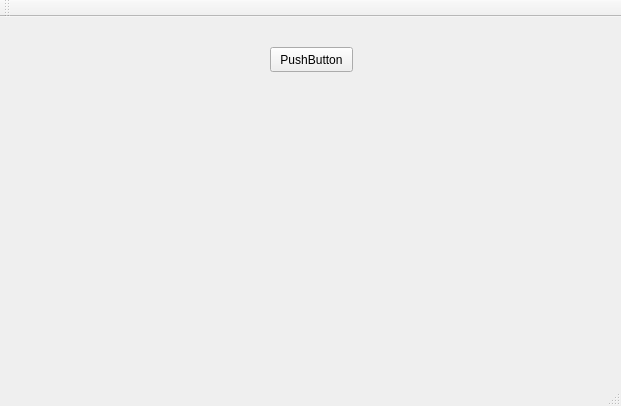
<?xml version="1.0" encoding="UTF-8"?>
<ui version="4.0">
 <class>MainWindow</class>
 <widget class="QMainWindow" name="MainWindow">
  <property name="geometry">
   <rect>
    <x>0</x>
    <y>0</y>
    <width>621</width>
    <height>406</height>
   </rect>
  </property>
  <property name="mouseTracking">
   <bool>true</bool>
  </property>
  <property name="windowTitle">
   <string>MainWindow</string>
  </property>
  <widget class="QWidget" name="centralWidget">
   <widget class="QPushButton" name="pushButton">
    <property name="geometry">
     <rect>
      <x>270</x>
      <y>30</y>
      <width>83</width>
      <height>25</height>
     </rect>
    </property>
    <property name="text">
     <string>PushButton</string>
    </property>
   </widget>
  </widget>
  <widget class="QMenuBar" name="menuBar">
   <property name="geometry">
    <rect>
     <x>0</x>
     <y>0</y>
     <width>621</width>
     <height>22</height>
    </rect>
   </property>
  </widget>
  <widget class="QToolBar" name="mainToolBar">
   <attribute name="toolBarArea">
    <enum>TopToolBarArea</enum>
   </attribute>
   <attribute name="toolBarBreak">
    <bool>false</bool>
   </attribute>
  </widget>
  <widget class="QStatusBar" name="statusBar"/>
 </widget>
 <layoutdefault spacing="6" margin="11"/>
 <resources/>
 <connections/>
</ui>
